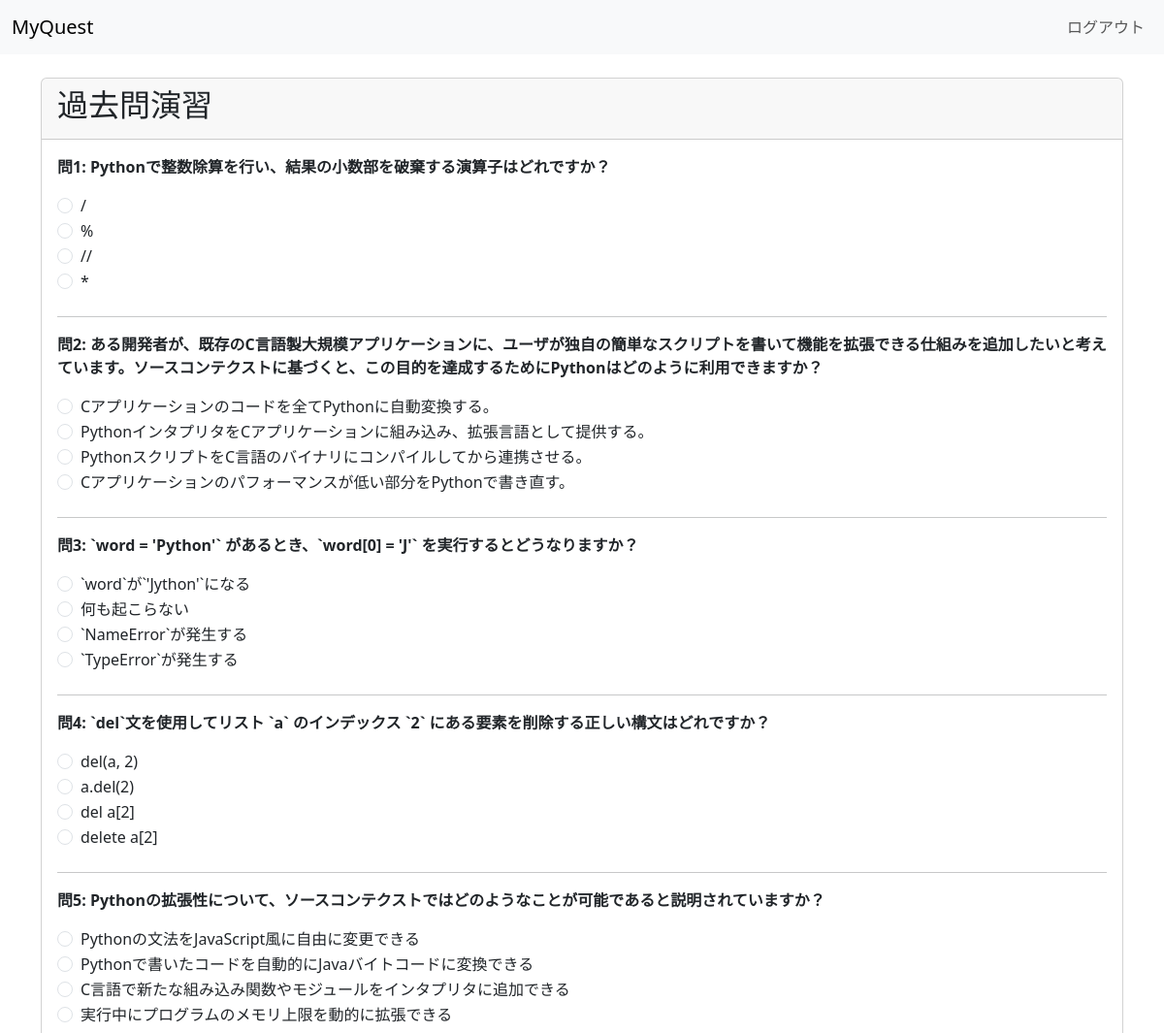
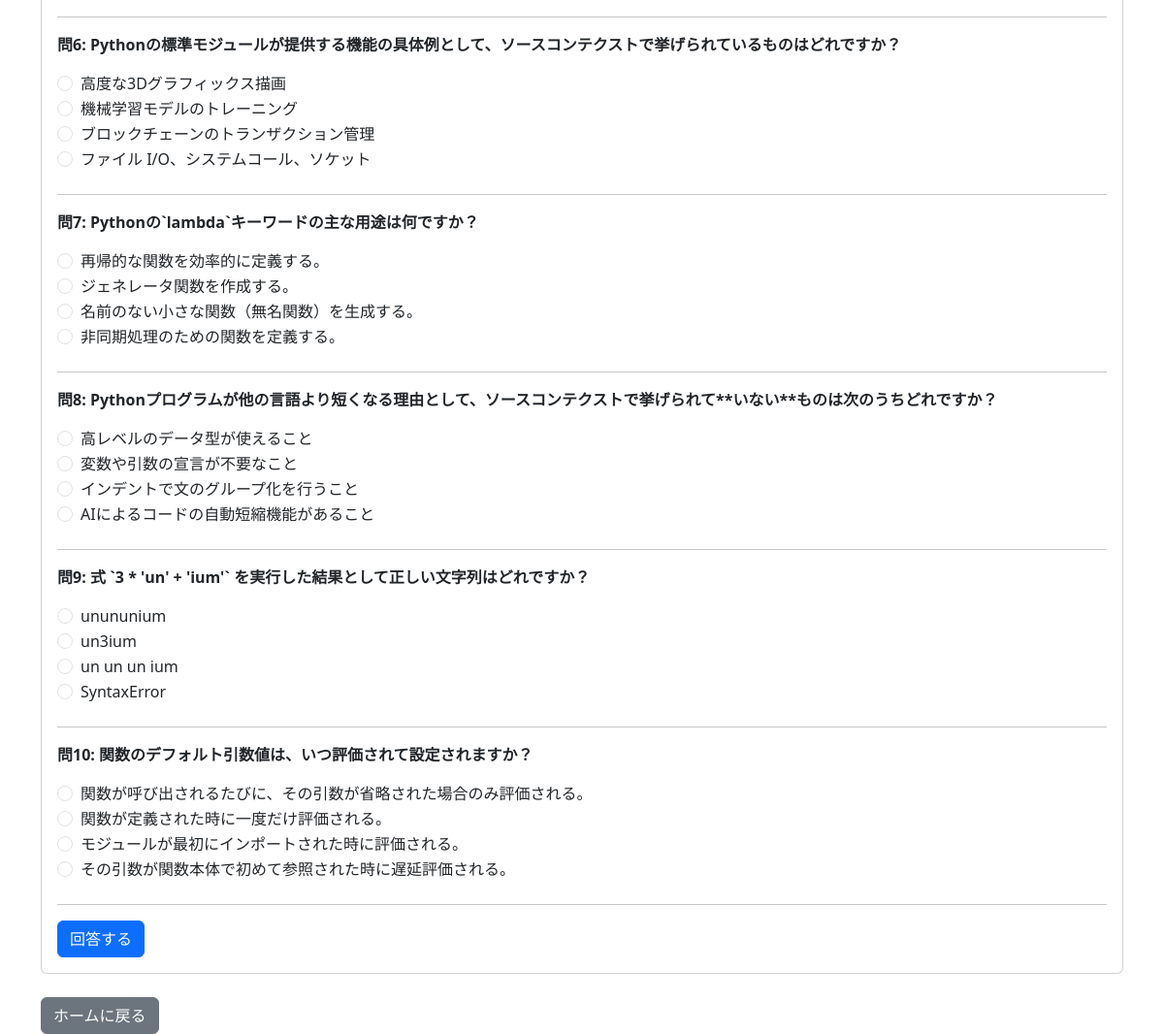
Screenshot of /practice (signed in) with the database file from the repository (2 pictures, top to bottom).
### model.py (models this page shows)
class Question(db.Model):
    __tablename__ = "questions"
    id = db.Column(db.Integer, primary_key=True)
    question = db.Column(db.String(300), nullable=False)
    choice1 = db.Column(db.String(200))
    choice2 = db.Column(db.String(200))
    choice3 = db.Column(db.String(200))
    choice4 = db.Column(db.String(200))
    correct = db.Column(db.Integer)
    category = db.Column(db.String(50)) # section / practiceなど
    results = db.relationship('QuizResult', backref='question', lazy=True) # Add relationship

### app.py (the view, shortened to what this page needs)
@app.route("/practice", methods=["GET", "POST"])
def practice():
    if "user" not in session:
        return redirect("/")
    try:
        num_questions = int(request.args.get('num', 10))
    except (ValueError, TypeError):
        num_questions = 10
    all_questions = Question.query.all()
    if not all_questions:
        return render_template("practice.html", questions=[]) # 空のリストを渡す
    num_to_sample = min(len(all_questions), num_questions)
    q_list = random.sample(all_questions, num_to_sample)
    return render_template("practice.html", questions=q_list)

### templates/practice.html (shortened to what this page needs)
<!DOCTYPE html>
<html>
<head>
    <link href="https://cdn.jsdelivr.net/npm/bootstrap@5.3.0-alpha1/dist/css/bootstrap.min.css" rel="stylesheet">
</head>
<body>
    <nav class="navbar navbar-expand-lg navbar-light bg-light">
        <div class="container-fluid">
            <a class="navbar-brand" href="#">MyQuest</a>
            <div class="collapse navbar-collapse" id="navbarNav">
                <ul class="navbar-nav ms-auto">
                    <li class="nav-item">
                        <a class="nav-link" href="/logout">ログアウト</a>
                    </li>
                </ul>
            </div>
        </div>
    </nav>
    <div class="container mt-4">
        <div class="card">
            <div class="card-header">
                <h2>過去問演習</h2>
            </div>
            <div class="card-body">
                {% if results %}
                    <h3>テスト結果</h3>
                    <div class="alert alert-info">
                        <h4>正解数: {{ score }} / {{ total }} 問</h4>
                        <h4>正解率: {{ percentage }}%</h4>
                    </div>
                    <p>お疲れ様でした！結果は以下の通りです。</p>
                    <hr>
                    {% for res in results %}
                    <div class="mb-4 p-3 {% if res.is_correct %}result-correct{% else %}result-incorrect{% endif %}">
                        <p class="card-text fw-bold">問{{ loop.index }}: {{ res.question.question }}</p>
                        <p>あなたの回答:
                            <span class="{% if not res.is_correct %}user-answer-incorrect{% endif %}">
                                {{ res.user_choice_text }}
                            </span>
                        </p>
                        {% if not res.is_correct %}
                            <p>正解: <span class="correct-answer-text">{{ res.correct_choice_text }}</span></p>
                        {% endif %}
                    </div>
                    {% endfor %}
                {% else %}
                    <form action="{{ url_for('practice') }}" method="post">
                        {% for q_obj in questions %}
                        <div class="mb-4">
                            <p class="card-text fw-bold">問{{ loop.index }}: {{ q_obj.question }}</p>
                            <div class="form-check">
                                <input type="radio" class="form-check-input" name="answer_{{ q_obj.id }}" value="1" id="q{{ q_obj.id }}-choice1" required>
                                <label class="form-check-label" for="q{{ q_obj.id }}-choice1">{{ q_obj.choice1 }}</label>
                            </div>
                            <div class="form-check">
                                <input type="radio" class="form-check-input" name="answer_{{ q_obj.id }}" value="2" id="q{{ q_obj.id }}-choice2">
                                <label class="form-check-label" for="q{{ q_obj.id }}-choice2">{{ q_obj.choice2 }}</label>
                            </div>
                            <div class="form-check">
                                <input type="radio" class="form-check-input" name="answer_{{ q_obj.id }}" value="3" id="q{{ q_obj.id }}-choice3">
                                <label class="form-check-label" for="q{{ q_obj.id }}-choice3">{{ q_obj.choice3 }}</label>
                            </div>
                            <div class="form-check">
                                <input type="radio" class="form-check-input" name="answer_{{ q_obj.id }}" value="4" id="q{{ q_obj.id }}-choice4">
                                <label class="form-check-label" for="q{{ q_obj.id }}-choice4">{{ q_obj.choice4 }}</label>
                            </div>
                        </div>
                        <hr>
                        {% endfor %}
                        <button type="submit" class="btn btn-primary">回答する</button>
                    </form>
                {% endif %}
            </div>
        </div>
        <div class="mt-4">
            {% if results %}
                <a href="{{ url_for('practice') }}" class="btn btn-primary">もう一度挑戦する</a>
                <a href="/home" class="btn btn-secondary">ホームに戻る</a>
            {% else %}
                <a href="/home" class="btn btn-secondary">ホームに戻る</a>
            {% endif %}
        </div>
    </div>
</body>
</html>

### rows the page displays
Question: question "Pythonで整数除算を行い、結果の小数部を破棄する演算子はどれですか？", choice1 "/", choice2 "%", choice3 "//", choice4 "*"
Question: question "ある開発者が、既存のC言語製大規模アプリケーションに、ユーザが独自の簡単なスクリプトを書いて機能を拡張できる仕組みを追加したいと考えています。ソースコンテクストに基づくと、この目的を達成するためにPythonはどのように利用できますか？", choice1 "Cアプリケーションのコードを全てPythonに自動変換する。", choice2 "PythonインタプリタをCアプリケーションに組み込み、拡張言語として提供する。", choice3 "PythonスクリプトをC言語のバイナリにコンパイルしてから連携させる。", choice4 "Cアプリケーションのパフォーマンスが低い部分をPythonで書き直す。"
Question: question "`word = 'Python'` があるとき、`word[0] = 'J'` を実行するとどうなりますか？", choice1 "`word`が`'Jython'`になる", choice2 "何も起こらない", choice3 "`NameError`が発生する", choice4 "`TypeError`が発生する"
Question: question "`del`文を使用してリスト `a` のインデックス `2` にある要素を削除する正しい構文はどれですか？", choice1 "del(a, 2)", choice2 "a.del(2)", choice3 "del a[2]", choice4 "delete a[2]"
Question: question "Pythonの拡張性について、ソースコンテクストではどのようなことが可能であると説明されていますか？", choice1 "Pythonの文法をJavaScript風に自由に変更できる", choice2 "Pythonで書いたコードを自動的にJavaバイトコードに変換できる", choice3 "C言語で新たな組み込み関数やモジュールをインタプリタに追加できる", choice4 "実行中にプログラムのメモリ上限を動的に拡張できる"
Question: question "Pythonの標準モジュールが提供する機能の具体例として、ソースコンテクストで挙げられているものはどれですか？", choice1 "高度な3Dグラフィックス描画", choice2 "機械学習モデルのトレーニング", choice3 "ブロックチェーンのトランザクション管理", choice4 "ファイル I/O、システムコール、ソケット"
Question: question "Pythonの`lambda`キーワードの主な用途は何ですか？", choice1 "再帰的な関数を効率的に定義する。", choice2 "ジェネレータ関数を作成する。", choice3 "名前のない小さな関数（無名関数）を生成する。", choice4 "非同期処理のための関数を定義する。"
Question: question "Pythonプログラムが他の言語より短くなる理由として、ソースコンテクストで挙げられて**いない**ものは次のうちどれですか？", choice1 "高レベルのデータ型が使えること", choice2 "変数や引数の宣言が不要なこと", choice3 "インデントで文のグループ化を行うこと", choice4 "AIによるコードの自動短縮機能があること"
Question: question "式 `3 * 'un' + 'ium'` を実行した結果として正しい文字列はどれですか？", choice1 "unununium", choice2 "un3ium", choice3 "un un un ium", choice4 "SyntaxError"
Question: question "関数のデフォルト引数値は、いつ評価されて設定されますか？", choice1 "関数が呼び出されるたびに、その引数が省略された場合のみ評価される。", choice2 "関数が定義された時に一度だけ評価される。", choice3 "モジュールが最初にインポートされた時に評価される。", choice4 "その引数が関数本体で初めて参照された時に遅延評価される。"
